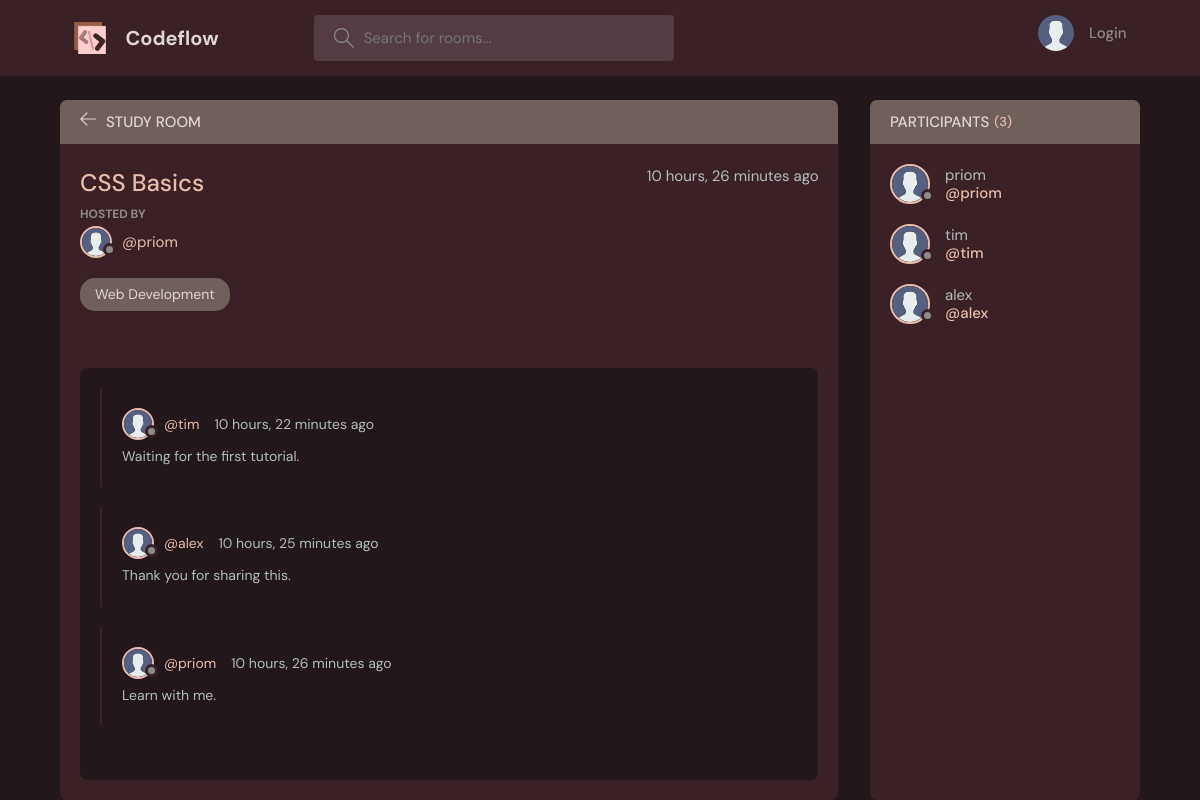
The app's page /room/11/, older data.
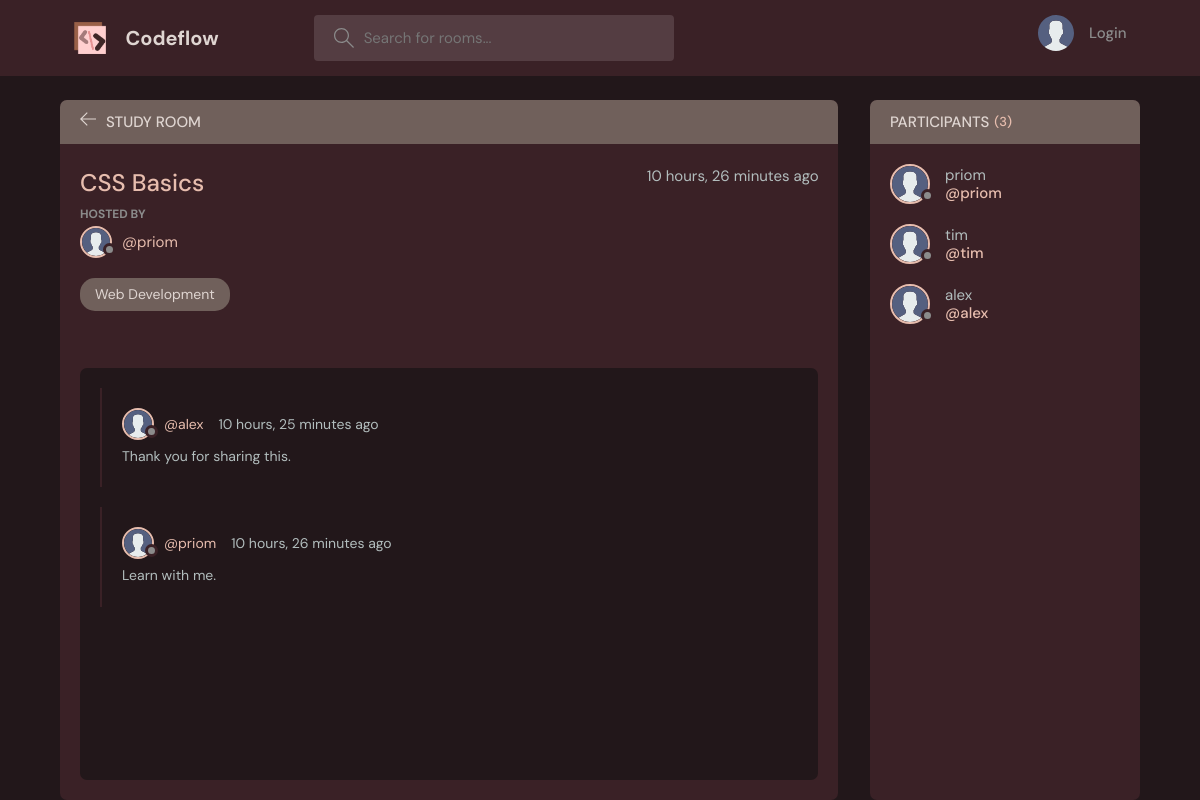
The same page, newer data.
### base/models.py (models this page shows, shortened)
class Message(models.Model):
    user = models.ForeignKey(User, on_delete=models.CASCADE)
    room = models.ForeignKey(Room, on_delete=models.CASCADE)
    body = models.TextField()
    updated = models.DateTimeField(auto_now=True)
    created = models.DateTimeField(auto_now_add=True)
    class Meta:
        ordering = ['-updated', '-created']

### base/views.py (the view, shortened to what this page needs)
# urls.py: path('room/<str:pk>/', views.room, name="room"),
def room(request, pk):
    room = Room.objects.get(id=pk)
    room_messages = room.message_set.all()
    participants = room.participants.all()
    context = {'rooms': room, 'room_messages': room_messages,
               'participants': participants}
    return render(request, 'base/room.html', context)

### base/models.py (called while the page is built)
    def __str__(self):
        return self.name

### base/templates/base/room.html (shortened to what this page needs)
{% extends 'main.html' %}
{% load static %}
{% block content %}
<main class="profile-page layout layout--2">
  <div class="container">
    <div class="room">
      <div class="room__top">
        <div class="room__topLeft">
          <a href="{% url 'home' %}">
            <svg version="1.1" xmlns="http://www.w3.org/2000/svg" width="32" height="32" viewBox="0 0 32 32">
              <title>arrow-left</title>
              <path
                d="M13.723 2.286l-13.723 13.714 13.719 13.714 1.616-1.611-10.96-10.96h27.625v-2.286h-27.625l10.965-10.965-1.616-1.607z">
              </path>
            </svg>
          </a>
          <h3>Study Room</h3>
        </div>
      </div>
      <div class="room__box scroll">
        <div class="room__header scroll">
          <div class="room__info">
            <h3>{{rooms.name}}</h3>
            <span>{{rooms.created|timesince}} ago</span>
          </div>
          <div class="room__hosted">
            <p>Hosted By</p>
            <a href="{% url 'user-profile' rooms.host.id %}" class="room__author">
              <div class="avatar avatar--small">
                <img src="{% static 'images/avatar.svg' %}" />
              </div>
              <span>@{{rooms.host.username}}</span>
            </a>
          </div>
          <span class="room__topics">{{rooms.topic}}</span>
        </div>
        <div class="room__conversation">
          <div class="threads scroll">
            {% for message in room_messages %}
            <div class="thread">
              <div class="thread__top">
                <div class="thread__author">
                  <a href="{% url 'user-profile' message.user.id %}" class="thread__authorInfo">
                    <div class="avatar avatar--small">
                      <img src="{% static 'images/avatar.svg' %}" />
                    </div>
                    <span>@{{message.user.username}}</span>
                  </a>
                  <span class="thread__date">{{message.created|timesince}} ago</span>
                </div>
            </div>
            <div class="thread__details">
              {{message.body}}
            </div>
          </div>
          {% endfor %}
        </div>
      </div>
    </div>
  </div>
  <div class="participants">
    <h3 class="participants__top">Participants <span>({{participants.count}})</span></h3>
    <div class="participants__list scroll">
      {% for user in participants %}
      <a href="{% url 'user-profile' user.id %}" class="participant">
        <div class="avatar avatar--medium">
          <img src="{% static 'images/avatar.svg' %}" />
        </div>
        <p>
          {{user.username}}
          <span>@{{user.username}}</span>
        </p>
      </a>
      {% endfor %}
    </div>
  </div>
  </div>
</main>
{% endblock %}

Row changes from the older to the newer data that the page shows:
removed Message: user.username "tim", created "10 hours, 22 minutes", body "Waiting for the first tutorial."
